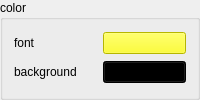
        <widget class="QGroupBox" name="groupBox_14">
         <property name="title">
          <string>color</string>
         </property>
         <layout class="QGridLayout" name="gridLayout_20">
          <item row="0" column="0">
           <widget class="QLabel" name="label_16">
            <property name="text">
             <string>font</string>
            </property>
           </widget>
          </item>
          <item row="0" column="1">
           <widget class="QPushButton" name="font_color">
            <property name="palette">
             <palette>
              <active>
               <colorrole role="WindowText">
                <brush brushstyle="SolidPattern">
                 <color alpha="255">
                  <red>0</red>
                  <green>0</green>
                  <blue>0</blue>
                 </color>
                </brush>
               </colorrole>
               <colorrole role="Button">
                <brush brushstyle="SolidPattern">
                 <color alpha="255">
                  <red>255</red>
                  <green>255</green>
                  <blue>0</blue>
                 </color>
                </brush>
               </colorrole>
               <colorrole role="Light">
                <brush brushstyle="SolidPattern">
                 <color alpha="255">
                  <red>255</red>
                  <green>255</green>
                  <blue>127</blue>
                 </color>
                </brush>
               </colorrole>
               <colorrole role="Midlight">
                <brush brushstyle="SolidPattern">
                 <color alpha="255">
                  <red>255</red>
                  <green>255</green>
                  <blue>63</blue>
                 </color>
                </brush>
               </colorrole>
               <colorrole role="Dark">
                <brush brushstyle="SolidPattern">
                 <color alpha="255">
                  <red>127</red>
                  <green>127</green>
                  <blue>0</blue>
                 </color>
                </brush>
               </colorrole>
               <colorrole role="Mid">
                <brush brushstyle="SolidPattern">
                 <color alpha="255">
                  <red>170</red>
                  <green>170</green>
                  <blue>0</blue>
                 </color>
                </brush>
               </colorrole>
               <colorrole role="Text">
                <brush brushstyle="SolidPattern">
                 <color alpha="255">
                  <red>0</red>
                  <green>0</green>
                  <blue>0</blue>
                 </color>
                </brush>
               </colorrole>
               <colorrole role="BrightText">
                <brush brushstyle="SolidPattern">
                 <color alpha="255">
                  <red>255</red>
                  <green>255</green>
                  <blue>255</blue>
                 </color>
                </brush>
               </colorrole>
               <colorrole role="ButtonText">
                <brush brushstyle="SolidPattern">
                 <color alpha="255">
                  <red>0</red>
                  <green>0</green>
                  <blue>0</blue>
                 </color>
                </brush>
               </colorrole>
               <colorrole role="Base">
                <brush brushstyle="SolidPattern">
                 <color alpha="255">
                  <red>255</red>
                  <green>255</green>
                  <blue>255</blue>
                 </color>
                </brush>
               </colorrole>
               <colorrole role="Window">
                <brush brushstyle="SolidPattern">
                 <color alpha="255">
                  <red>255</red>
                  <green>255</green>
                  <blue>0</blue>
                 </color>
                </brush>
               </colorrole>
               <colorrole role="Shadow">
                <brush brushstyle="SolidPattern">
                 <color alpha="255">
                  <red>0</red>
                  <green>0</green>
                  <blue>0</blue>
                 </color>
                </brush>
               </colorrole>
               <colorrole role="AlternateBase">
                <brush brushstyle="SolidPattern">
                 <color alpha="255">
                  <red>255</red>
                  <green>255</green>
                  <blue>127</blue>
                 </color>
                </brush>
               </colorrole>
               <colorrole role="ToolTipBase">
                <brush brushstyle="SolidPattern">
                 <color alpha="255">
                  <red>255</red>
                  <green>255</green>
                  <blue>220</blue>
                 </color>
                </brush>
               </colorrole>
               <colorrole role="ToolTipText">
                <brush brushstyle="SolidPattern">
                 <color alpha="255">
                  <red>0</red>
                  <green>0</green>
                  <blue>0</blue>
                 </color>
                </brush>
               </colorrole>
              </active>
              <inactive>
               <colorrole role="WindowText">
                <brush brushstyle="SolidPattern">
                 <color alpha="255">
                  <red>0</red>
                  <green>0</green>
                  <blue>0</blue>
                 </color>
                </brush>
               </colorrole>
               <colorrole role="Button">
                <brush brushstyle="SolidPattern">
                 <color alpha="255">
                  <red>255</red>
                  <green>255</green>
                  <blue>0</blue>
                 </color>
                </brush>
               </colorrole>
               <colorrole role="Light">
                <brush brushstyle="SolidPattern">
                 <color alpha="255">
                  <red>255</red>
                  <green>255</green>
                  <blue>127</blue>
                 </color>
                </brush>
               </colorrole>
               <colorrole role="Midlight">
                <brush brushstyle="SolidPattern">
                 <color alpha="255">
                  <red>255</red>
                  <green>255</green>
                  <blue>63</blue>
                 </color>
                </brush>
               </colorrole>
               <colorrole role="Dark">
                <brush brushstyle="SolidPattern">
                 <color alpha="255">
                  <red>127</red>
                  <green>127</green>
                  <blue>0</blue>
                 </color>
                </brush>
               </colorrole>
               <colorrole role="Mid">
                <brush brushstyle="SolidPattern">
                 <color alpha="255">
                  <red>170</red>
                  <green>170</green>
                  <blue>0</blue>
                 </color>
                </brush>
               </colorrole>
               <colorrole role="Text">
                <brush brushstyle="SolidPattern">
                 <color alpha="255">
                  <red>0</red>
                  <green>0</green>
                  <blue>0</blue>
                 </color>
                </brush>
               </colorrole>
               <colorrole role="BrightText">
                <brush brushstyle="SolidPattern">
                 <color alpha="255">
                  <red>255</red>
                  <green>255</green>
                  <blue>255</blue>
                 </color>
                </brush>
               </colorrole>
               <colorrole role="ButtonText">
                <brush brushstyle="SolidPattern">
                 <color alpha="255">
                  <red>0</red>
                  <green>0</green>
                  <blue>0</blue>
                 </color>
                </brush>
               </colorrole>
               <colorrole role="Base">
                <brush brushstyle="SolidPattern">
                 <color alpha="255">
                  <red>255</red>
                  <green>255</green>
                  <blue>255</blue>
                 </color>
                </brush>
               </colorrole>
               <colorrole role="Window">
                <brush brushstyle="SolidPattern">
                 <color alpha="255">
                  <red>255</red>
                  <green>255</green>
                  <blue>0</blue>
                 </color>
                </brush>
               </colorrole>
               <colorrole role="Shadow">
                <brush brushstyle="SolidPattern">
                 <color alpha="255">
                  <red>0</red>
                  <green>0</green>
                  <blue>0</blue>
                 </color>
                </brush>
               </colorrole>
               <colorrole role="AlternateBase">
                <brush brushstyle="SolidPattern">
                 <color alpha="255">
                  <red>255</red>
                  <green>255</green>
                  <blue>127</blue>
                 </color>
                </brush>
               </colorrole>
               <colorrole role="ToolTipBase">
                <brush brushstyle="SolidPattern">
                 <color alpha="255">
                  <red>255</red>
                  <green>255</green>
                  <blue>220</blue>
                 </color>
                </brush>
               </colorrole>
               <colorrole role="ToolTipText">
                <brush brushstyle="SolidPattern">
                 <color alpha="255">
                  <red>0</red>
                  <green>0</green>
                  <blue>0</blue>
                 </color>
                </brush>
               </colorrole>
              </inactive>
              <disabled>
               <colorrole role="WindowText">
                <brush brushstyle="SolidPattern">
                 <color alpha="255">
                  <red>127</red>
                  <green>127</green>
                  <blue>0</blue>
                 </color>
                </brush>
               </colorrole>
               <colorrole role="Button">
                <brush brushstyle="SolidPattern">
                 <color alpha="255">
                  <red>255</red>
                  <green>255</green>
                  <blue>0</blue>
                 </color>
                </brush>
               </colorrole>
               <colorrole role="Light">
                <brush brushstyle="SolidPattern">
                 <color alpha="255">
                  <red>255</red>
                  <green>255</green>
                  <blue>127</blue>
                 </color>
                </brush>
               </colorrole>
               <colorrole role="Midlight">
                <brush brushstyle="SolidPattern">
                 <color alpha="255">
                  <red>255</red>
                  <green>255</green>
                  <blue>63</blue>
                 </color>
                </brush>
               </colorrole>
               <colorrole role="Dark">
                <brush brushstyle="SolidPattern">
                 <color alpha="255">
                  <red>127</red>
                  <green>127</green>
                  <blue>0</blue>
                 </color>
                </brush>
               </colorrole>
               <colorrole role="Mid">
                <brush brushstyle="SolidPattern">
                 <color alpha="255">
                  <red>170</red>
                  <green>170</green>
                  <blue>0</blue>
                 </color>
                </brush>
               </colorrole>
               <colorrole role="Text">
                <brush brushstyle="SolidPattern">
                 <color alpha="255">
                  <red>127</red>
                  <green>127</green>
                  <blue>0</blue>
                 </color>
                </brush>
               </colorrole>
               <colorrole role="BrightText">
                <brush brushstyle="SolidPattern">
                 <color alpha="255">
                  <red>255</red>
                  <green>255</green>
                  <blue>255</blue>
                 </color>
                </brush>
               </colorrole>
               <colorrole role="ButtonText">
                <brush brushstyle="SolidPattern">
                 <color alpha="255">
                  <red>127</red>
                  <green>127</green>
                  <blue>0</blue>
                 </color>
                </brush>
               </colorrole>
               <colorrole role="Base">
                <brush brushstyle="SolidPattern">
                 <color alpha="255">
                  <red>255</red>
                  <green>255</green>
                  <blue>0</blue>
                 </color>
                </brush>
               </colorrole>
               <colorrole role="Window">
                <brush brushstyle="SolidPattern">
                 <color alpha="255">
                  <red>255</red>
                  <green>255</green>
                  <blue>0</blue>
                 </color>
                </brush>
               </colorrole>
               <colorrole role="Shadow">
                <brush brushstyle="SolidPattern">
                 <color alpha="255">
                  <red>0</red>
                  <green>0</green>
                  <blue>0</blue>
                 </color>
                </brush>
               </colorrole>
               <colorrole role="AlternateBase">
                <brush brushstyle="SolidPattern">
                 <color alpha="255">
                  <red>255</red>
                  <green>255</green>
                  <blue>0</blue>
                 </color>
                </brush>
               </colorrole>
               <colorrole role="ToolTipBase">
                <brush brushstyle="SolidPattern">
                 <color alpha="255">
                  <red>255</red>
                  <green>255</green>
                  <blue>220</blue>
                 </color>
                </brush>
               </colorrole>
               <colorrole role="ToolTipText">
                <brush brushstyle="SolidPattern">
                 <color alpha="255">
                  <red>0</red>
                  <green>0</green>
                  <blue>0</blue>
                 </color>
                </brush>
               </colorrole>
              </disabled>
             </palette>
            </property>
            <property name="toolTip">
             <string>press button to change font color</string>
            </property>
            <property name="text">
             <string/>
            </property>
           </widget>
          </item>
          <item row="1" column="0">
           <widget class="QLabel" name="label_17">
            <property name="text">
             <string>background</string>
            </property>
           </widget>
          </item>
          <item row="1" column="1">
           <widget class="QPushButton" name="background_color">
            <property name="palette">
             <palette>
              <active>
               <colorrole role="WindowText">
                <brush brushstyle="SolidPattern">
                 <color alpha="255">
                  <red>255</red>
                  <green>255</green>
                  <blue>255</blue>
                 </color>
                </brush>
               </colorrole>
               <colorrole role="Button">
                <brush brushstyle="SolidPattern">
                 <color alpha="255">
                  <red>0</red>
                  <green>0</green>
                  <blue>0</blue>
                 </color>
                </brush>
               </colorrole>
               <colorrole role="Light">
                <brush brushstyle="SolidPattern">
                 <color alpha="255">
                  <red>0</red>
                  <green>0</green>
                  <blue>0</blue>
                 </color>
                </brush>
               </colorrole>
               <colorrole role="Midlight">
                <brush brushstyle="SolidPattern">
                 <color alpha="255">
                  <red>0</red>
                  <green>0</green>
                  <blue>0</blue>
                 </color>
                </brush>
               </colorrole>
               <colorrole role="Dark">
                <brush brushstyle="SolidPattern">
                 <color alpha="255">
                  <red>0</red>
                  <green>0</green>
                  <blue>0</blue>
                 </color>
                </brush>
               </colorrole>
               <colorrole role="Mid">
                <brush brushstyle="SolidPattern">
                 <color alpha="255">
                  <red>0</red>
                  <green>0</green>
                  <blue>0</blue>
                 </color>
                </brush>
               </colorrole>
               <colorrole role="Text">
                <brush brushstyle="SolidPattern">
                 <color alpha="255">
                  <red>255</red>
                  <green>255</green>
                  <blue>255</blue>
                 </color>
                </brush>
               </colorrole>
               <colorrole role="BrightText">
                <brush brushstyle="SolidPattern">
                 <color alpha="255">
                  <red>255</red>
                  <green>255</green>
                  <blue>255</blue>
                 </color>
                </brush>
               </colorrole>
               <colorrole role="ButtonText">
                <brush brushstyle="SolidPattern">
                 <color alpha="255">
                  <red>255</red>
                  <green>255</green>
                  <blue>255</blue>
                 </color>
                </brush>
               </colorrole>
               <colorrole role="Base">
                <brush brushstyle="SolidPattern">
                 <color alpha="255">
                  <red>0</red>
                  <green>0</green>
                  <blue>0</blue>
                 </color>
                </brush>
               </colorrole>
               <colorrole role="Window">
                <brush brushstyle="SolidPattern">
                 <color alpha="255">
                  <red>0</red>
                  <green>0</green>
                  <blue>0</blue>
                 </color>
                </brush>
               </colorrole>
               <colorrole role="Shadow">
                <brush brushstyle="SolidPattern">
                 <color alpha="255">
                  <red>0</red>
                  <green>0</green>
                  <blue>0</blue>
                 </color>
                </brush>
               </colorrole>
               <colorrole role="AlternateBase">
                <brush brushstyle="SolidPattern">
                 <color alpha="255">
                  <red>0</red>
                  <green>0</green>
                  <blue>0</blue>
                 </color>
                </brush>
               </colorrole>
               <colorrole role="ToolTipBase">
                <brush brushstyle="SolidPattern">
                 <color alpha="255">
                  <red>255</red>
                  <green>255</green>
                  <blue>220</blue>
                 </color>
                </brush>
               </colorrole>
               <colorrole role="ToolTipText">
                <brush brushstyle="SolidPattern">
                 <color alpha="255">
                  <red>0</red>
                  <green>0</green>
                  <blue>0</blue>
                 </color>
                </brush>
               </colorrole>
              </active>
              <inactive>
               <colorrole role="WindowText">
                <brush brushstyle="SolidPattern">
                 <color alpha="255">
                  <red>255</red>
                  <green>255</green>
                  <blue>255</blue>
                 </color>
                </brush>
               </colorrole>
               <colorrole role="Button">
                <brush brushstyle="SolidPattern">
                 <color alpha="255">
                  <red>0</red>
                  <green>0</green>
                  <blue>0</blue>
                 </color>
                </brush>
               </colorrole>
               <colorrole role="Light">
                <brush brushstyle="SolidPattern">
                 <color alpha="255">
                  <red>0</red>
                  <green>0</green>
                  <blue>0</blue>
                 </color>
                </brush>
               </colorrole>
               <colorrole role="Midlight">
                <brush brushstyle="SolidPattern">
                 <color alpha="255">
                  <red>0</red>
                  <green>0</green>
                  <blue>0</blue>
                 </color>
                </brush>
               </colorrole>
               <colorrole role="Dark">
                <brush brushstyle="SolidPattern">
                 <color alpha="255">
                  <red>0</red>
                  <green>0</green>
                  <blue>0</blue>
                 </color>
                </brush>
               </colorrole>
               <colorrole role="Mid">
                <brush brushstyle="SolidPattern">
                 <color alpha="255">
                  <red>0</red>
                  <green>0</green>
                  <blue>0</blue>
                 </color>
                </brush>
               </colorrole>
               <colorrole role="Text">
                <brush brushstyle="SolidPattern">
                 <color alpha="255">
                  <red>255</red>
                  <green>255</green>
                  <blue>255</blue>
                 </color>
                </brush>
               </colorrole>
               <colorrole role="BrightText">
                <brush brushstyle="SolidPattern">
                 <color alpha="255">
                  <red>255</red>
                  <green>255</green>
                  <blue>255</blue>
                 </color>
                </brush>
               </colorrole>
               <colorrole role="ButtonText">
                <brush brushstyle="SolidPattern">
                 <color alpha="255">
                  <red>255</red>
                  <green>255</green>
                  <blue>255</blue>
                 </color>
                </brush>
               </colorrole>
               <colorrole role="Base">
                <brush brushstyle="SolidPattern">
                 <color alpha="255">
                  <red>0</red>
                  <green>0</green>
                  <blue>0</blue>
                 </color>
                </brush>
               </colorrole>
               <colorrole role="Window">
                <brush brushstyle="SolidPattern">
                 <color alpha="255">
                  <red>0</red>
                  <green>0</green>
                  <blue>0</blue>
                 </color>
                </brush>
               </colorrole>
               <colorrole role="Shadow">
                <brush brushstyle="SolidPattern">
                 <color alpha="255">
                  <red>0</red>
                  <green>0</green>
                  <blue>0</blue>
                 </color>
                </brush>
               </colorrole>
               <colorrole role="AlternateBase">
                <brush brushstyle="SolidPattern">
                 <color alpha="255">
                  <red>0</red>
                  <green>0</green>
                  <blue>0</blue>
                 </color>
                </brush>
               </colorrole>
               <colorrole role="ToolTipBase">
                <brush brushstyle="SolidPattern">
                 <color alpha="255">
                  <red>255</red>
                  <green>255</green>
                  <blue>220</blue>
                 </color>
                </brush>
               </colorrole>
               <colorrole role="ToolTipText">
                <brush brushstyle="SolidPattern">
                 <color alpha="255">
                  <red>0</red>
                  <green>0</green>
                  <blue>0</blue>
                 </color>
                </brush>
               </colorrole>
              </inactive>
              <disabled>
               <colorrole role="WindowText">
                <brush brushstyle="SolidPattern">
                 <color alpha="255">
                  <red>0</red>
                  <green>0</green>
                  <blue>0</blue>
                 </color>
                </brush>
               </colorrole>
               <colorrole role="Button">
                <brush brushstyle="SolidPattern">
                 <color alpha="255">
                  <red>0</red>
                  <green>0</green>
                  <blue>0</blue>
                 </color>
                </brush>
               </colorrole>
               <colorrole role="Light">
                <brush brushstyle="SolidPattern">
                 <color alpha="255">
                  <red>0</red>
                  <green>0</green>
                  <blue>0</blue>
                 </color>
                </brush>
               </colorrole>
               <colorrole role="Midlight">
                <brush brushstyle="SolidPattern">
                 <color alpha="255">
                  <red>0</red>
                  <green>0</green>
                  <blue>0</blue>
                 </color>
                </brush>
               </colorrole>
               <colorrole role="Dark">
                <brush brushstyle="SolidPattern">
                 <color alpha="255">
                  <red>0</red>
                  <green>0</green>
                  <blue>0</blue>
                 </color>
                </brush>
               </colorrole>
               <colorrole role="Mid">
                <brush brushstyle="SolidPattern">
                 <color alpha="255">
                  <red>0</red>
                  <green>0</green>
                  <blue>0</blue>
                 </color>
                </brush>
               </colorrole>
               <colorrole role="Text">
                <brush brushstyle="SolidPattern">
                 <color alpha="255">
                  <red>0</red>
                  <green>0</green>
                  <blue>0</blue>
                 </color>
                </brush>
               </colorrole>
               <colorrole role="BrightText">
                <brush brushstyle="SolidPattern">
                 <color alpha="255">
                  <red>255</red>
                  <green>255</green>
                  <blue>255</blue>
                 </color>
                </brush>
               </colorrole>
               <colorrole role="ButtonText">
                <brush brushstyle="SolidPattern">
                 <color alpha="255">
                  <red>0</red>
                  <green>0</green>
                  <blue>0</blue>
                 </color>
                </brush>
               </colorrole>
               <colorrole role="Base">
                <brush brushstyle="SolidPattern">
                 <color alpha="255">
                  <red>0</red>
                  <green>0</green>
                  <blue>0</blue>
                 </color>
                </brush>
               </colorrole>
               <colorrole role="Window">
                <brush brushstyle="SolidPattern">
                 <color alpha="255">
                  <red>0</red>
                  <green>0</green>
                  <blue>0</blue>
                 </color>
                </brush>
               </colorrole>
               <colorrole role="Shadow">
                <brush brushstyle="SolidPattern">
                 <color alpha="255">
                  <red>0</red>
                  <green>0</green>
                  <blue>0</blue>
                 </color>
                </brush>
               </colorrole>
               <colorrole role="AlternateBase">
                <brush brushstyle="SolidPattern">
                 <color alpha="255">
                  <red>0</red>
                  <green>0</green>
                  <blue>0</blue>
                 </color>
                </brush>
               </colorrole>
               <colorrole role="ToolTipBase">
                <brush brushstyle="SolidPattern">
                 <color alpha="255">
                  <red>255</red>
                  <green>255</green>
                  <blue>220</blue>
                 </color>
                </brush>
               </colorrole>
               <colorrole role="ToolTipText">
                <brush brushstyle="SolidPattern">
                 <color alpha="255">
                  <red>0</red>
                  <green>0</green>
                  <blue>0</blue>
                 </color>
                </brush>
               </colorrole>
              </disabled>
             </palette>
            </property>
            <property name="toolTip">
             <string>press button to change background color</string>
            </property>
            <property name="text">
             <string/>
            </property>
           </widget>
          </item>
         </layout>
        </widget>
